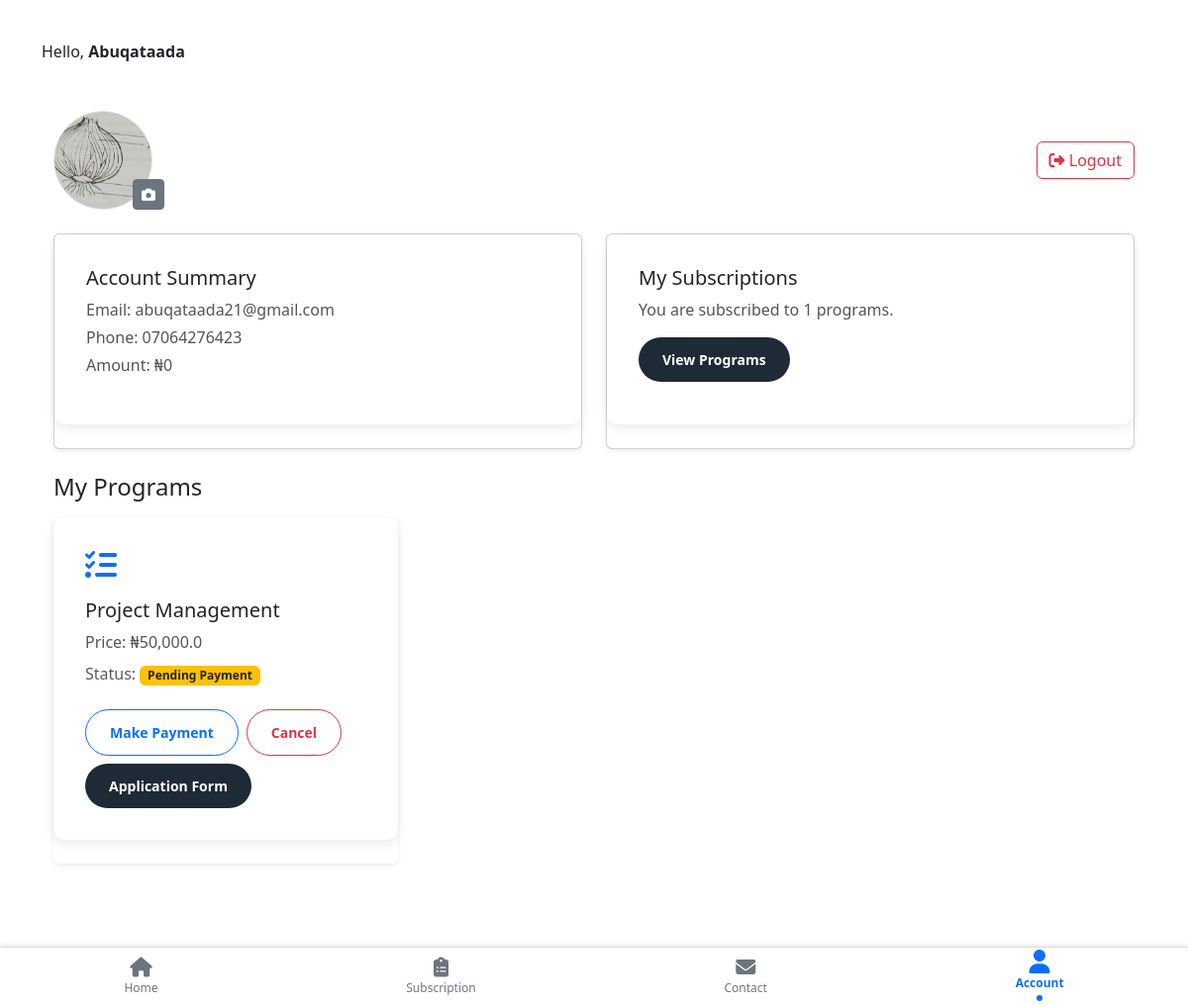
The page /dashboard (signed in) on the database its author committed.
### app.py (models this page shows, shortened)
class User(db.Model, UserMixin):
    id = db.Column(db.Integer, primary_key=True)
    username = db.Column(db.String(150), nullable=False)
    first_name = db.Column(db.String(150), nullable=False)
    last_name = db.Column(db.String(150), nullable=False)
    town = db.Column(db.String(150), nullable=True)
    country = db.Column(db.String(150), nullable=True)
    phone = db.Column(db.String(150), nullable=True)
    email = db.Column(db.String(150), unique=True, nullable=False)
    password_hash = db.Column(db.String(200), nullable=False)
    is_admin = db.Column(db.Boolean, default=False)
    subscriptions = db.relationship('Subscription', backref='user', lazy=True)
    profile_picture = db.Column(db.String(200), nullable=True)
    def get_profile_picture_url(self):
        if self.profile_picture:
            return url_for('static', filename=f'uploads/{self.profile_picture}')
        return url_for('static', filename='images/profile.png')

class Subscription(db.Model):
    id = db.Column(db.Integer, primary_key=True)
    user_id = db.Column(db.Integer, db.ForeignKey('user.id'), nullable=False)
    program_id = db.Column(db.Integer, db.ForeignKey('program.id'), nullable=False)
    is_paid = db.Column(db.Boolean, default=False)
    payment_receipt = db.Column(db.String(200), nullable=True)  # uploaded filename
    created_at = db.Column(db.DateTime, default=datetime.now(timezone.utc))
    status = db.Column(db.String(100), default='pending', nullable=False)

class Program(db.Model):
    id = db.Column(db.Integer, primary_key=True)
    name = db.Column(db.String(100), nullable=False)
    slug = db.Column(db.String(100), unique=True, nullable=False)
    price = db.Column(db.Float, nullable=False)
    icon = db.Column(db.String(50))
    subscriptions = db.relationship('Subscription', backref='program', lazy=True)

### app.py (the view)
@app.route('/dashboard')
@login_required
def dashboard():
    subscriptions = Subscription.query.filter_by(user_id=current_user.id).all()
    programs = Program.query.all()
    return render_template('dashboard.html', subscriptions=subscriptions, programs=programs)

### app.py (called while the page is built)
@login_manager.user_loader
def load_user(user_id):
    return User.query.get(int(user_id))

### templates/dashboard.html (shortened to what this page needs)
{% extends "dashboard_base.html" %}
{% block content %}
<div class="container my-5">
    <div class="row justify-content-between align-items-center">
        <div class="col-auto position-relative">
            <div class="profile-picture border rounded-circle overflow-hidden" style="width: 100px; height: 100px;">
                <img src="{{ url_for('static', filename='uploads/' + current_user.profile_picture) or url_for('static', filename='images/profile.png') }}"
                    alt="Profile Picture"
                    class="img-fluid w-100 h-100"
                    style="object-fit: cover;">
            </div>
            <button class="btn btn-sm btn-secondary position-absolute bottom-0 end-0"
                data-bs-toggle="modal" data-bs-target="#uploadProfilePictureModal">
                <i class="fas fa-camera"></i>
            </button>
        </div>
        <div class="col-auto">
            <a href="{{ url_for('logout') }}" class="btn btn-outline-danger">
                <i class="fas fa-sign-out-alt"></i> Logout
            </a>
        </div>
    </div><br>
    <div class="row">
        <div class="col-md-6 mb-4">
            <div class="card shadow-sm h-100">
                <div class="card-body">
                    <h5 class="card-title">Account Summary</h5>
                    <p class="mb-1">Email: {{ current_user.email }}</p>
                    <p class="mb-1">Phone: {{ current_user.phone or 'Not provided' }}</p>
                    <p>Amount: ₦{{ "{:,}".format(current_user.balance or 0) }}</p>
                </div>
            </div>
        </div>
        <div class="col-md-6 mb-4">
            <div class="card shadow-sm h-100">
                <div class="card-body">
                    <h5 class="card-title">My Subscriptions</h5>
                    <p>You are subscribed to {{ current_user.subscriptions|length }} programs.</p>
                    <div class="d-flex gap-2">
                        <a href="{{ url_for('choose_program') }}" class="btn btn-primary btn-sm">
                            View Programs
                        </a>
                    </div>
                </div>
            </div>
        </div>
    </div>
    {% if subscriptions %}
    <div class="row mb-4">
        <div class="col-12">
            <h4 class="mb-3">My Programs</h4>
        </div>
        {% for user_sub in subscriptions %}
        <div class="col-md-4 mb-4">
            <div class="card shadow-sm border-0 h-100">
                <div class="card-body d-flex flex-column">
                    <div class="mb-3">
                        <i class="{{ user_sub.program.icon }} fa-2x text-primary"></i>
                    </div>
                    <h5 class="card-title">{{ user_sub.program.name }}</h5>
                    <p class="card-text mb-2">Price: ₦{{ "{:,}".format(user_sub.program.price) }}</p>
                    <p class="card-text small text-muted mb-4">
                        Status:
                        {% if user_sub.is_paid %}
                            <span class="badge bg-success">Active</span>
                        {% else %}
                            <span class="badge bg-warning text-dark">Pending Payment</span>
                        {% endif %}
                    </p>
                    {% if not user_sub.is_paid %}
                        <div class="mt-auto">
                            <div class="d-flex flex-wrap gap-2">
                                <a href="{{ url_for('payment_details', program_slug=user_sub.program.slug) }}"
                                class="btn btn-outline-primary btn-sm flex-fill flex-grow-1 flex-md-grow-0">
                                Make Payment
                                </a>
                                <button class="btn btn-outline-danger btn-sm flex-fill flex-grow-1 flex-md-grow-0"
                                        data-bs-toggle="modal"
                                        data-bs-target="#cancelModal{{ user_sub.id }}">
                                        Cancel
                                </button>
                                <a href="{{ url_for('apply_program', slug=user_sub.program.slug) }}"
                                class="btn btn-primary btn-sm flex-fill flex-grow-1 flex-md-grow-0">
                                Application Form
                                </a>
                            </div>
                        </div>
                        {% endif %}
                </div>
            </div>
        </div>
        {% endfor %}
    </div>
    {% endif %}
</div>
{% endblock %}

### templates/dashboard_base.html (shortened to what this page needs)
<!DOCTYPE html>
<html lang="en">
<head>
  <link href="https://cdn.jsdelivr.net/npm/bootstrap@5.3.3/dist/css/bootstrap.min.css" rel="stylesheet">
  <link rel="stylesheet" href="https://cdnjs.cloudflare.com/ajax/libs/font-awesome/6.4.0/css/all.min.css">
  <link rel="stylesheet" href="{{ url_for('static', filename='css/dashboard.css') }}">
  <link rel="stylesheet" href="{{ url_for('static', filename='css/contact.css') }}">
</head>
<body class="d-flex flex-column min-vh-100">
  <main class="container py-4 mb-5">
    Hello, <strong>{{ current_user.username }}</strong>
    {% block content %}{% endblock %}
  </main>
  {% include 'dashboard_navbar.html' %}
</body>
</html>

### static/css/dashboard.css (style rules this page uses)
.small { font-size: 0.875rem; color: #ffffff; }
.card-body { background: #ffffff; padding: 2rem; margin-bottom: 1.5rem; border-radius: 12px; border: none; box-shadow: 0 4px 12px rgba(0,0,0,0.08); transition: transform 0.3s ease, box-shadow 0.3s ease; }
.card-body p { font-size: 1rem; color: #555; margin-bottom: 1rem; line-height: 1.5; }
.card-body .btn { padding: 0.75rem 1.5rem; border-radius: 50px; font-weight: 600; transition: background 0.3s ease; }
.card-body .btn-primary { background: #1e2a36; border: none; }

### rows shown on the page
User: username "Abuqataada", profile_picture (picture), email "abuqataada21@gmail.com", phone "07064276423"
Subscription: program.name "Project Management", is_paid "Pending Payment"
Program: program.price "50,000.0"

### other values the page prints
{{ "{:,}".format(current_user.balance or 0) }} "0"
{{ current_user.subscriptions|length }} "1"
